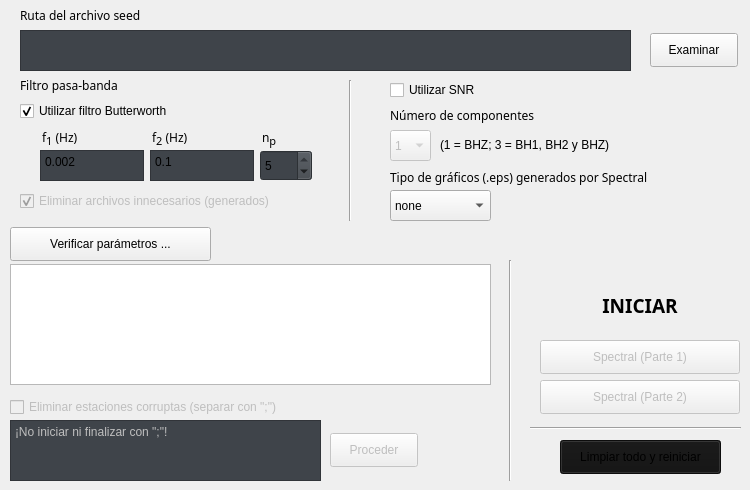
    <widget class="QWidget" name="tab">
     <attribute name="title">
      <string>Principal: Spectral</string>
     </attribute>
     <widget class="QLabel" name="Titulo_4">
      <property name="geometry">
       <rect>
        <x>20</x>
        <y>0</y>
        <width>211</width>
        <height>31</height>
       </rect>
      </property>
      <property name="font">
       <font>
        <family>Paytone One</family>
        <italic>false</italic>
        <kerning>true</kerning>
       </font>
      </property>
      <property name="text">
       <string>&lt;html&gt;&lt;head/&gt;&lt;body&gt;&lt;p&gt;Ruta del archivo seed&lt;/p&gt;&lt;/body&gt;&lt;/html&gt;</string>
      </property>
     </widget>
     <widget class="QCheckBox" name="check_filtro">
      <property name="enabled">
       <bool>true</bool>
      </property>
      <property name="geometry">
       <rect>
        <x>20</x>
        <y>100</y>
        <width>201</width>
        <height>22</height>
       </rect>
      </property>
      <property name="text">
       <string>Utilizar filtro Butterworth</string>
      </property>
      <property name="checkable">
       <bool>true</bool>
      </property>
      <property name="checked">
       <bool>true</bool>
      </property>
      <property name="tristate">
       <bool>false</bool>
      </property>
     </widget>
     <widget class="QPushButton" name="Boton_verificar">
      <property name="geometry">
       <rect>
        <x>10</x>
        <y>227</y>
        <width>201</width>
        <height>34</height>
       </rect>
      </property>
      <property name="text">
       <string>Verificar parámetros ...</string>
      </property>
     </widget>
     <widget class="QSpinBox" name="num_p">
      <property name="geometry">
       <rect>
        <x>260</x>
        <y>150</y>
        <width>52</width>
        <height>31</height>
       </rect>
      </property>
      <property name="styleSheet">
       <string notr="true">background-color: rgb(63, 68, 74);</string>
      </property>
      <property name="maximum">
       <number>5</number>
      </property>
      <property name="value">
       <number>5</number>
      </property>
     </widget>
     <widget class="QLabel" name="Titulo_9">
      <property name="geometry">
       <rect>
        <x>262</x>
        <y>120</y>
        <width>31</width>
        <height>31</height>
       </rect>
      </property>
      <property name="font">
       <font>
        <family>Paytone One</family>
        <italic>false</italic>
        <kerning>true</kerning>
       </font>
      </property>
      <property name="text">
       <string>&lt;html&gt;&lt;head/&gt;&lt;body&gt;&lt;p&gt;n&lt;span style=&quot; font-size:12pt; vertical-align:sub;&quot;&gt;p&lt;/span&gt;&lt;/p&gt;&lt;/body&gt;&lt;/html&gt;</string>
      </property>
     </widget>
     <widget class="QLabel" name="Titulo_5">
      <property name="geometry">
       <rect>
        <x>20</x>
        <y>70</y>
        <width>211</width>
        <height>31</height>
       </rect>
      </property>
      <property name="font">
       <font>
        <family>Paytone One</family>
        <italic>false</italic>
        <kerning>true</kerning>
       </font>
      </property>
      <property name="text">
       <string>&lt;html&gt;&lt;head/&gt;&lt;body&gt;&lt;p&gt;Filtro pasa-banda&lt;/p&gt;&lt;/body&gt;&lt;/html&gt;</string>
      </property>
     </widget>
     <widget class="QLabel" name="Titulo_6">
      <property name="geometry">
       <rect>
        <x>42</x>
        <y>120</y>
        <width>51</width>
        <height>31</height>
       </rect>
      </property>
      <property name="font">
       <font>
        <family>Paytone One</family>
        <italic>false</italic>
        <kerning>true</kerning>
       </font>
      </property>
      <property name="text">
       <string>&lt;html&gt;&lt;head/&gt;&lt;body&gt;&lt;p&gt;f&lt;span style=&quot; font-size:12pt; vertical-align:sub;&quot;&gt;1&lt;/span&gt; (Hz)&lt;/p&gt;&lt;/body&gt;&lt;/html&gt;</string>
      </property>
     </widget>
     <widget class="QLabel" name="Titulo_7">
      <property name="geometry">
       <rect>
        <x>152</x>
        <y>120</y>
        <width>51</width>
        <height>31</height>
       </rect>
      </property>
      <property name="font">
       <font>
        <family>Paytone One</family>
        <italic>false</italic>
        <kerning>true</kerning>
       </font>
      </property>
      <property name="text">
       <string>&lt;html&gt;&lt;head/&gt;&lt;body&gt;&lt;p&gt;f&lt;span style=&quot; font-size:12pt; vertical-align:sub;&quot;&gt;2&lt;/span&gt; (Hz)&lt;/p&gt;&lt;/body&gt;&lt;/html&gt;</string>
      </property>
     </widget>
     <widget class="QPlainTextEdit" name="filtro_01">
      <property name="geometry">
       <rect>
        <x>40</x>
        <y>150</y>
        <width>104</width>
        <height>31</height>
       </rect>
      </property>
      <property name="styleSheet">
       <string notr="true">background-color: rgb(63, 68, 74);</string>
      </property>
      <property name="plainText">
       <string>0.002</string>
      </property>
     </widget>
     <widget class="QPlainTextEdit" name="filtro_02">
      <property name="enabled">
       <bool>true</bool>
      </property>
      <property name="geometry">
       <rect>
        <x>150</x>
        <y>150</y>
        <width>104</width>
        <height>31</height>
       </rect>
      </property>
      <property name="styleSheet">
       <string notr="true">background-color: rgb(63, 68, 74);</string>
      </property>
      <property name="plainText">
       <string>0.1</string>
      </property>
     </widget>
     <widget class="QCheckBox" name="check_SNR">
      <property name="enabled">
       <bool>true</bool>
      </property>
      <property name="geometry">
       <rect>
        <x>390</x>
        <y>79</y>
        <width>121</width>
        <height>22</height>
       </rect>
      </property>
      <property name="text">
       <string>Utilizar SNR</string>
      </property>
      <property name="tristate">
       <bool>false</bool>
      </property>
     </widget>
     <widget class="QLabel" name="Titulo_11">
      <property name="geometry">
       <rect>
        <x>390</x>
        <y>162</y>
        <width>321</width>
        <height>31</height>
       </rect>
      </property>
      <property name="font">
       <font>
        <family>Paytone One</family>
        <italic>false</italic>
        <kerning>true</kerning>
       </font>
      </property>
      <property name="text">
       <string>&lt;html&gt;&lt;head/&gt;&lt;body&gt;&lt;p&gt;Tipo de gráficos (.eps) generados por Spectral&lt;/p&gt;&lt;/body&gt;&lt;/html&gt;</string>
      </property>
     </widget>
     <widget class="QPushButton" name="Run_Spectral_02">
      <property name="enabled">
       <bool>false</bool>
      </property>
      <property name="geometry">
       <rect>
        <x>540</x>
        <y>380</y>
        <width>200</width>
        <height>34</height>
       </rect>
      </property>
      <property name="text">
       <string>Spectral (Parte 2)</string>
      </property>
     </widget>
     <widget class="QPushButton" name="Run_Spectral_01">
      <property name="enabled">
       <bool>false</bool>
      </property>
      <property name="geometry">
       <rect>
        <x>540</x>
        <y>340</y>
        <width>200</width>
        <height>34</height>
       </rect>
      </property>
      <property name="text">
       <string>Spectral (Parte 1)</string>
      </property>
     </widget>
     <widget class="QLabel" name="Titulo_10">
      <property name="geometry">
       <rect>
        <x>390</x>
        <y>100</y>
        <width>211</width>
        <height>31</height>
       </rect>
      </property>
      <property name="font">
       <font>
        <family>Paytone One</family>
        <italic>false</italic>
        <kerning>true</kerning>
       </font>
      </property>
      <property name="text">
       <string>&lt;html&gt;&lt;head/&gt;&lt;body&gt;&lt;p&gt;Número de componentes&lt;/p&gt;&lt;/body&gt;&lt;/html&gt;</string>
      </property>
     </widget>
     <widget class="QComboBox" name="combo_graf">
      <property name="enabled">
       <bool>true</bool>
      </property>
      <property name="geometry">
       <rect>
        <x>390</x>
        <y>190</y>
        <width>101</width>
        <height>31</height>
       </rect>
      </property>
      <item>
       <property name="text">
        <string>none</string>
       </property>
      </item>
      <item>
       <property name="text">
        <string>single</string>
       </property>
      </item>
      <item>
       <property name="text">
        <string>dual</string>
       </property>
      </item>
     </widget>
     <widget class="QCheckBox" name="check_eliminar">
      <property name="enabled">
       <bool>false</bool>
      </property>
      <property name="geometry">
       <rect>
        <x>20</x>
        <y>190</y>
        <width>301</width>
        <height>22</height>
       </rect>
      </property>
      <property name="text">
       <string>Eliminar archivos innecesarios (generados)</string>
      </property>
      <property name="checked">
       <bool>true</bool>
      </property>
      <property name="tristate">
       <bool>false</bool>
      </property>
     </widget>
     <widget class="QLabel" name="Titulo_2">
      <property name="geometry">
       <rect>
        <x>540</x>
        <y>290</y>
        <width>200</width>
        <height>31</height>
       </rect>
      </property>
      <property name="font">
       <font>
        <family>Paytone One</family>
        <italic>false</italic>
        <kerning>true</kerning>
       </font>
      </property>
      <property name="text">
       <string>&lt;html&gt;&lt;head/&gt;&lt;body&gt;&lt;p align=&quot;center&quot;&gt;&lt;span style=&quot; font-size:14pt; font-weight:600;&quot;&gt;INICIAR&lt;/span&gt;&lt;/p&gt;&lt;/body&gt;&lt;/html&gt;</string>
      </property>
     </widget>
     <widget class="QLabel" name="Subtitulo_01">
      <property name="geometry">
       <rect>
        <x>440</x>
        <y>130</y>
        <width>211</width>
        <height>31</height>
       </rect>
      </property>
      <property name="font">
       <font>
        <family>Ubuntu</family>
        <italic>false</italic>
        <kerning>true</kerning>
       </font>
      </property>
      <property name="text">
       <string>&lt;html&gt;&lt;head/&gt;&lt;body&gt;&lt;p&gt;(1 = BHZ;   3 = BH1, BH2 y BHZ)&lt;/p&gt;&lt;/body&gt;&lt;/html&gt;</string>
      </property>
     </widget>
     <widget class="QTextBrowser" name="Mostrar_errores">
      <property name="geometry">
       <rect>
        <x>10</x>
        <y>264</y>
        <width>481</width>
        <height>121</height>
       </rect>
      </property>
     </widget>
     <widget class="QPushButton" name="Boton_examinar">
      <property name="geometry">
       <rect>
        <x>650</x>
        <y>33</y>
        <width>88</width>
        <height>34</height>
       </rect>
      </property>
      <property name="text">
       <string>Examinar</string>
      </property>
     </widget>
     <widget class="QTextBrowser" name="ruta_seed">
      <property name="geometry">
       <rect>
        <x>20</x>
        <y>30</y>
        <width>611</width>
        <height>41</height>
       </rect>
      </property>
      <property name="styleSheet">
       <string notr="true">background-color: rgb(63, 68, 74);</string>
      </property>
     </widget>
     <widget class="QComboBox" name="combo_comp">
      <property name="enabled">
       <bool>false</bool>
      </property>
      <property name="geometry">
       <rect>
        <x>390</x>
        <y>130</y>
        <width>41</width>
        <height>31</height>
       </rect>
      </property>
      <item>
       <property name="text">
        <string>1</string>
       </property>
      </item>
      <item>
       <property name="text">
        <string>3</string>
       </property>
      </item>
     </widget>
     <widget class="Line" name="line">
      <property name="geometry">
       <rect>
        <x>340</x>
        <y>80</y>
        <width>20</width>
        <height>141</height>
       </rect>
      </property>
      <property name="orientation">
       <enum>Qt::Vertical</enum>
      </property>
     </widget>
     <widget class="Line" name="line_2">
      <property name="geometry">
       <rect>
        <x>500</x>
        <y>260</y>
        <width>20</width>
        <height>221</height>
       </rect>
      </property>
      <property name="orientation">
       <enum>Qt::Vertical</enum>
      </property>
     </widget>
     <widget class="QPlainTextEdit" name="list_est_delete">
      <property name="enabled">
       <bool>false</bool>
      </property>
      <property name="geometry">
       <rect>
        <x>10</x>
        <y>420</y>
        <width>311</width>
        <height>61</height>
       </rect>
      </property>
      <property name="styleSheet">
       <string notr="true">background-color: rgb(63, 68, 74);</string>
      </property>
      <property name="plainText">
       <string>¡No iniciar ni finalizar con &quot;;&quot;!</string>
      </property>
     </widget>
     <widget class="QCheckBox" name="check_SAC_delete">
      <property name="enabled">
       <bool>false</bool>
      </property>
      <property name="geometry">
       <rect>
        <x>10</x>
        <y>396</y>
        <width>331</width>
        <height>22</height>
       </rect>
      </property>
      <property name="text">
       <string>Eliminar estaciones corruptas (separar con &quot;;&quot;)</string>
      </property>
      <property name="checked">
       <bool>false</bool>
      </property>
      <property name="tristate">
       <bool>false</bool>
      </property>
     </widget>
     <widget class="QPushButton" name="Boton_proceder">
      <property name="enabled">
       <bool>false</bool>
      </property>
      <property name="geometry">
       <rect>
        <x>330</x>
        <y>433</y>
        <width>88</width>
        <height>34</height>
       </rect>
      </property>
      <property name="text">
       <string>Proceder</string>
      </property>
     </widget>
     <widget class="QPushButton" name="Boton_limpiar">
      <property name="enabled">
       <bool>true</bool>
      </property>
      <property name="geometry">
       <rect>
        <x>560</x>
        <y>440</y>
        <width>161</width>
        <height>34</height>
       </rect>
      </property>
      <property name="styleSheet">
       <string notr="true">background-color: rgb(18, 18, 18);</string>
      </property>
      <property name="text">
       <string>Limpiar todo y reiniciar</string>
      </property>
     </widget>
     <widget class="Line" name="line_3">
      <property name="geometry">
       <rect>
        <x>530</x>
        <y>420</y>
        <width>211</width>
        <height>16</height>
       </rect>
      </property>
      <property name="orientation">
       <enum>Qt::Horizontal</enum>
      </property>
     </widget>
    </widget>
